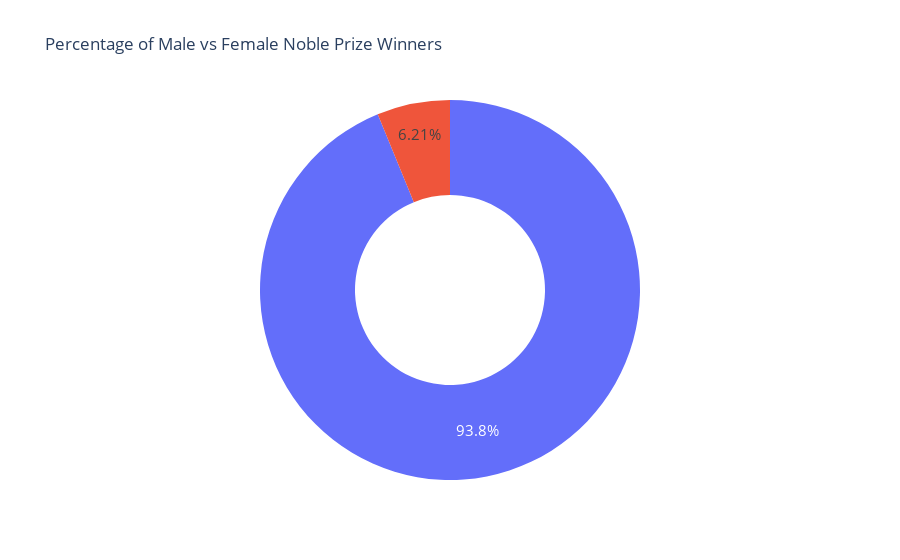

Write notebook code for a chart like this one.
### Code cell
fig = px.pie(labels=dfsex.index, values=dfsex['count'], title='Percentage of Male vs Female Noble Prize Winners', hole=0.5)
fig.update_traces(textposition='inside', textfont_size=15,textinfo='percent')
fig.show()

### Figure 1 — Plotly figure (JSON) as saved in the notebook; plotly's stock layout.template omitted (floating-point values rounded to 4 significant figures)
{"data": [{"domain": {"x": [0, 1], "y": [0, 1]}, "hole": 0.5, "hovertemplate": "value=%{value}<extra></extra>", "legendgroup": "", "name": "", "showlegend": false, "textfont": {"size": 15}, "textinfo": "percent", "textposition": "inside", "type": "pie", "values": [58, 876]}], "layout": {"legend": {"tracegroupgap": 0}, "title": {"text": "Percentage of Male vs Female Noble Prize Winners"}}}
